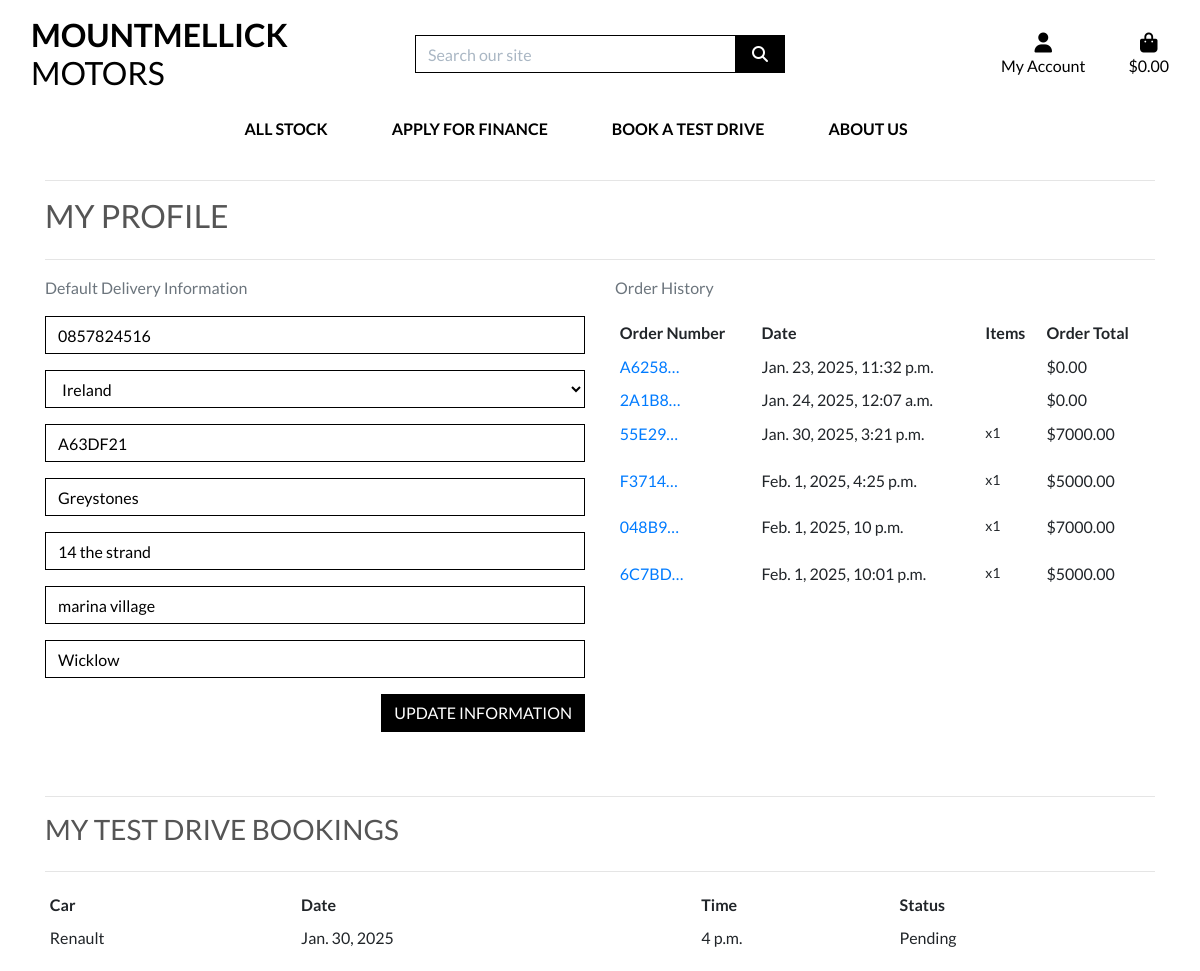
The page /profile/ (signed in) on the database as committed earlier.
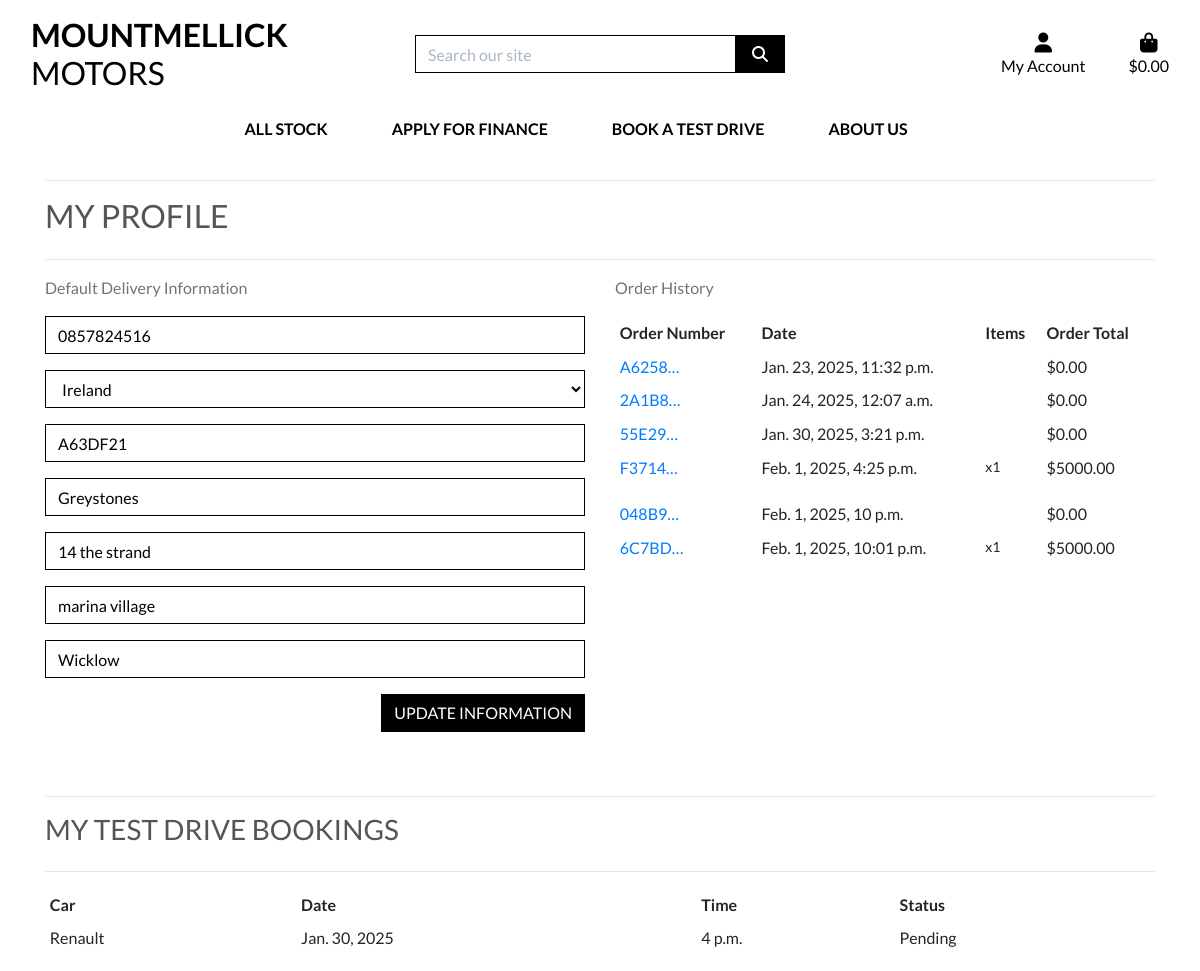
The same page on the database as committed later.
### checkout/models.py (models this page shows, shortened)
class Order(models.Model):
    order_number = models.CharField(max_length=32, null=False, editable=False)
    user_profile = models.ForeignKey(UserProfile, on_delete=models.SET_NULL,
                                     null=True, blank=True, related_name='orders')
    full_name = models.CharField(max_length=50, null=False, blank=False)
    email = models.EmailField(max_length=254, null=False, blank=False)
    phone_number = models.CharField(max_length=20, null=False, blank=False)
    country = CountryField(blank_label='Country *', null=False, blank=False)
    postcode = models.CharField(max_length=20, null=True, blank=True)
    town_or_city = models.CharField(max_length=40, null=False, blank=False)
    street_address1 = models.CharField(max_length=80, null=False, blank=False)
    street_address2 = models.CharField(max_length=80, null=True, blank=True)
    county = models.CharField(max_length=80, null=True, blank=True)
    date = models.DateTimeField(auto_now_add=True)
    delivery_cost = models.DecimalField(max_digits=6, decimal_places=2, null=False, default=0)
    order_total = models.DecimalField(max_digits=10, decimal_places=2, null=False, default=0)
    grand_total = models.DecimalField(max_digits=10, decimal_places=2, null=False, default=0)
    original_bag = models.TextField(null=False, blank=False, default='')
    stripe_pid = models.CharField(max_length=254, null=False, blank=False, default='')

class OrderLineItem(models.Model):
    order = models.ForeignKey(Order, null=False, blank=False, on_delete=models.CASCADE, related_name='lineitems')
    product = models.ForeignKey(Stock, null=False, blank=False, on_delete=models.CASCADE)
    quantity = models.IntegerField(null=False, blank=False, default=0)
    lineitem_total = models.DecimalField(max_digits=6, decimal_places=2, null=False, blank=False, editable=False)

### test_drives/models.py (models this page shows, shortened)
class TestDrive(models.Model):
    STATUS_CHOICES = [
        ('Pending', 'Pending'),
        ('Confirmed', 'Confirmed'),
        ('Completed', 'Completed'),
        ('Cancelled', 'Cancelled'),
    ]
    user = models.ForeignKey(User, on_delete=models.CASCADE)
    car = models.ForeignKey(Stock, on_delete=models.CASCADE)
    date = models.DateField()
    time = models.TimeField()
    status = models.CharField(max_length=10, choices=STATUS_CHOICES, default='Pending')
    created_at = models.DateTimeField(auto_now_add=True)

### products/models.py (models this page shows)
class Stock(models.Model):
    reg_number = models.CharField(
        max_length=254,
        unique=True,
        validators=[RegexValidator(regex='^[A-Za-z0-9]*$', message='Registration number must be alphanumeric')]
    )
    make = models.CharField(max_length=254, null=True, blank=True)
    model = models.CharField(max_length=254, null=True, blank=True)
    fuel_type = models.CharField(max_length=254, null=True, blank=True)
    transmission_type = models.CharField(max_length=254, null=True, blank=True)
    description = models.TextField()
    price = models.DecimalField(max_digits=6, decimal_places=2)
    image_url = models.URLField(max_length=1024, null=True, blank=True)
    image = models.ImageField(null=True, blank=True)
    def __str__(self):
        return self.make

### profiles/views.py (the view)
# urls.py: path('profile/', include('profiles.urls')),
@login_required
def profile(request):
    profile = get_object_or_404(UserProfile, user=request.user)
    if request.method == 'POST':
        form = UserProfileForm(request.POST, instance=profile)
        if form.is_valid():
            form.save()
            messages.success(request, 'Profile updated successfully')
    form = UserProfileForm(instance=profile)
    orders = profile.orders.all()
    test_drives = TestDrive.objects.filter(user=request.user)  # Fetch user's test drives
    template = 'profiles/profile.html'
    context = {
        'form': form,
        'orders': orders,
        'test_drives': test_drives,  # Pass test drives to template
        'on_profile_page': True
    }
    return render(request, template, context)

### profiles/forms.py
class UserProfileForm(forms.ModelForm):
    class Meta:
        model = UserProfile
        exclude = ('user',)
    def __init__(self, *args, **kwargs):
        super().__init__(*args, **kwargs)
        placeholders = {
            'default_phone_number': 'Phone Number',
            'default_postcode': 'Postal Code',
            'default_town_or_city': 'Town or City',
            'default_street_address1': 'Street Address 1',
            'default_street_address2': 'Street Address 2',
            'default_county': 'County, State or Locality',
        }
        self.fields['default_phone_number'].widget.attrs['autofocus'] = True
        for field in self.fields:
            if field != 'default_country':
                if self.fields[field].required:
                    placeholder = f'{placeholders[field]} *'
                else:
                    placeholder = placeholders[field]
                self.fields[field].widget.attrs['placeholder'] = placeholder
            self.fields[field].widget.attrs['class'] = 'border-black rounded-0 profile-form-input'
            self.fields[field].label = False

### profiles/templates/profiles/profile.html (shortened to what this page needs)
{% extends "base.html" %}
{% load static %}
{% block extra_css %}
    <link rel="stylesheet" href="{% static 'profiles/css/profile.css' %}">
{% endblock %}
{% block content %}
    <div class="overlay"></div>
    <div class="container">
        <div class="row">
            <div class="col">
                <hr>
                <h2 class="logo-font mb-4">My Profile</h2>
                <hr>
            </div>
        </div>
        <div class="row">
            <div class="col-12 col-lg-6">
                <p class="text-muted">Default Delivery Information</p>
                <form class="mt-3" action="{% url 'profile' %}" method="POST" id="profile-update-form">
                    {{ form|crispy }}
                    <button class="btn btn-black rounded-0 text-uppercase float-right">Update Information</button>
                </form>
            </div>
            <div class="col-12 col-lg-6">
                <p class="text-muted">Order History</p>
                <div class="order-history table-responsive">
                    <table class="table table-sm table-borderless">
                        <thead>
                            <tr>
                                <th>Order Number</th>
                                <th>Date</th>
                                <th>Items</th>
                                <th>Order Total</th>
                            </tr>
                        </thead>
                        <tbody>
                            {% for order in orders %}
                                <tr>
                                    <td>
                                        <a href="{% url 'order_history' order.order_number %}"
                                        title="{{ order.order_number }}">
                                            {{ order.order_number|truncatechars:6 }}
                                        </a>
                                    </td>
                                    <td>{{ order.date }}</td>
                                    <td>
                                        <ul class="list-unstyled">
                                            {% for item in order.lineitems.all %}
                                                <li class="small">
                                                    {{ item.product.name }} x{{ item.quantity }}
                                                </li>
                                            {% endfor %}
                                        </ul>
                                    </td>
                                    <td>${{ order.grand_total }}</td>
                                </tr>
                            {% endfor %}
                        </tbody>
                    </table>
                </div>
            </div>
        </div>
    {% if test_drives %}
        <div class="row mt-5">
            <div class="col">
                <hr>
                <h3 class="logo-font mb-4">My Test Drive Bookings</h3>
                <hr>
                <div class="table-responsive">
                    <table class="table table-sm table-borderless">
                        <thead>
                            <tr>
                                <th>Car</th>
                                <th>Date</th>
                                <th>Time</th>
                                <th>Status</th>
                            </tr>
                        </thead>
                        <tbody>
                            {% for test_drive in test_drives %}
                                <tr>
                                    <td>{{ test_drive.car }}</td>
                                    <td>{{ test_drive.date }}</td>
                                    <td>{{ test_drive.time }}</td>
                                    <td>{{ test_drive.status }}</td>
                                </tr>
                            {% endfor %}
                        </tbody>
                    </table>
                </div>
            </div>
        </div>
        {% endif %}
    </div>
{% endblock %}

Rows that differ between the two databases and show on the page:
removed OrderLineItem: quantity "1", shown under Order "Jan. 30, 2025, 3:21 p.m."
removed OrderLineItem: quantity "1", shown under Order "Feb. 1, 2025, 10 p.m."
changed Order "Jan. 30, 2025, 3:21 p.m.": grand_total "7000.00" → "0.00"
changed Order "Feb. 1, 2025, 10 p.m.": grand_total "7000.00" → "0.00"
